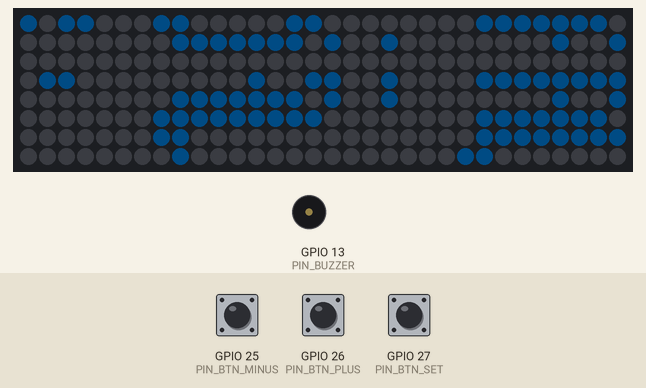
This sketch was run on a simulated ESP32. On the bench: 32×8 RGB LED matrix (first LED top left, wired row by row), buzzer (waves = sounding). Wiring (inferred from the names in the program): 24Cxx EEPROM at I2C address 0x57. The inputs (shaded band) are chosen by the test bench; at power-on: GPIO 25 (PIN_BTN_MINUS) HIGH, GPIO 26 (PIN_BTN_PLUS) HIGH, GPIO 27 (PIN_BTN_SET) HIGH. Dim RGB values are drawn brighter than linear; the local clock reads 2024-03-15 10:24:30 at power-on unless the sketch sets it; EEPROM starts erased; what the sketch prints to the serial monitor is not drawn.

Above: at 1.29 s.
1.3 s: GPIO 25 (PIN_BTN_MINUS) pulled LOW for 0.15 s
At 1.7 s:
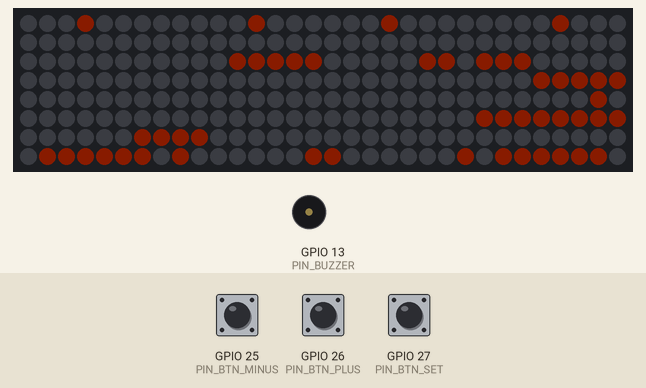
4.4 s: GPIO 26 (PIN_BTN_PLUS) pulled LOW for 0.15 s
At 4.69 s:
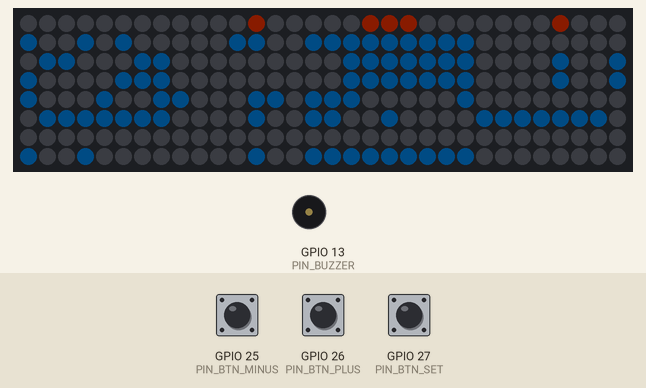
5.1 s: GPIO 27 (PIN_BTN_SET) pulled LOW for 0.15 s
At 6.3 s:
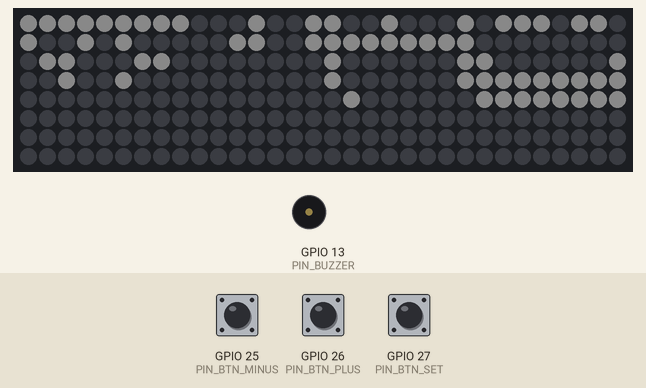
6.7 s: GPIO 25 (PIN_BTN_MINUS) pulled LOW for 1 s
At 8.0 s:
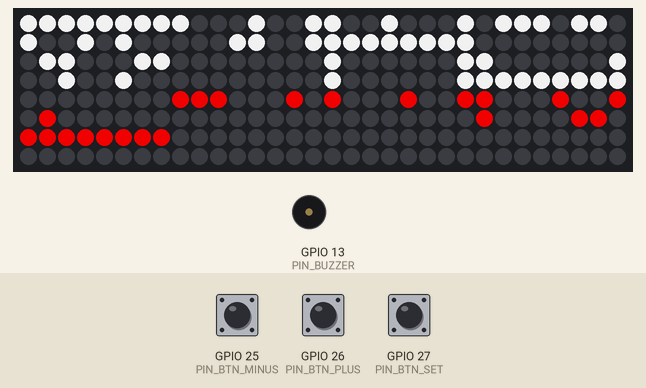
9.2 s: GPIO 27 (PIN_BTN_SET) pulled LOW for 1 s
At 9.7 s:
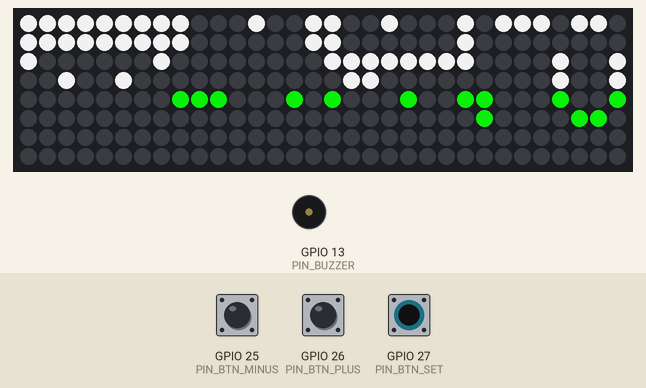
11.7 s: GPIO 26 (PIN_BTN_PLUS) pulled LOW for 1 s
At 13.1 s:
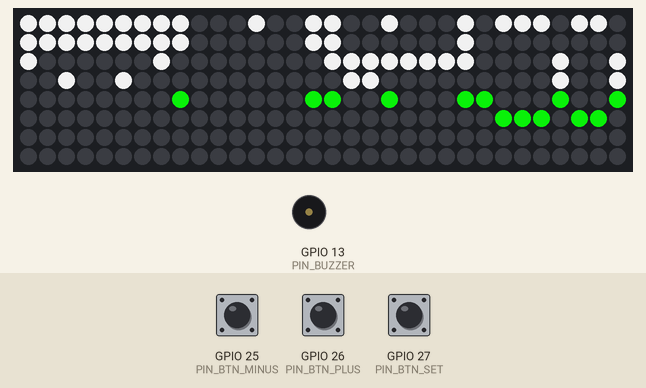
Timing chart, 0 to 14.7 s (numbered marks = the images above; inputs shaded):
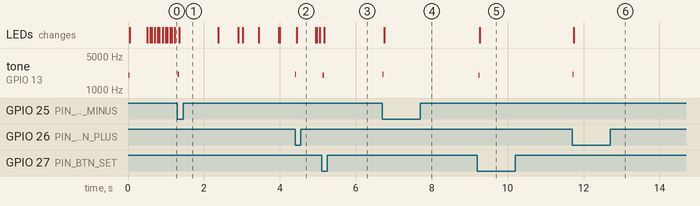

The sketch:

o-clock-git.ino
```cpp
#include <Adafruit_NeoPixel.h>
#include <DS3231.h>
#include <Wire.h>
#include "glyphs.h"

//******* Messages **********//
const char MSG_SPLASH[]  = "RAZA PALLEIRA  ";
const int DISPLAY_SPLASH_DURING_MS = 4000;
const char MSG_VERSION[] = "V 1.0";

//*******Objects of libraries**********//
DS3231 rtc;

//************ Pin map (per board) ************//
#if defined(ESP32)
  // ESP32-WROOM-32 (38-pin DevKit). Avoid flash pins 6-11 and input-only 34-39.
  const byte PIN_MATRIX    = 19; // DIN: add 330Ω series (signal) and/or a 3.3V->5V level shifter if 1st pixel flickers
  const byte PIN_BTN_SET   = 27;
  const byte PIN_BTN_PLUS  = 26;
  const byte PIN_BTN_MINUS = 25;
  const byte PIN_BUZZER    = 13;
  const byte PIN_SDA       = 23;
  const byte PIN_SCL       = 22;
  const byte PIN_BTN_GND   = 33; // driven LOW as a ground rail for the buttons
#else
  // Arduino Uno. DS3231 I2C is fixed to A4 (SDA) / A5 (SCL), so no PIN_SDA/PIN_SCL.
  const byte PIN_MATRIX    = 6;
  const byte PIN_BTN_SET   = 4;
  const byte PIN_BTN_PLUS  = 2;
  const byte PIN_BTN_MINUS = 3;
  const byte PIN_BUZZER    = 12;
#endif

Adafruit_NeoPixel display = Adafruit_NeoPixel(256, PIN_MATRIX, NEO_GRB + NEO_KHZ800);

//**********C0NSTANTS***************//

const uint32_t Color_white = display.Color(255, 255, 255);
const uint32_t Color_orange = display.Color(255, 60, 0);
const uint32_t Color_red = display.Color(255, 0, 0);
const uint32_t Color_green = display.Color(10, 255, 10);
const uint32_t Color_blue = display.Color(0, 108, 168);

//*********VARIABLES******************//
byte hh, mm, ss;
byte brightness = 10;
const int MAX_BRIGHTNESS = 210;
bool is24hours = false;

// Mode menu
byte mode = 0;
const byte MODE_BRIGHTNESS = 1;
const byte MODE_CLOCK = 0;
const byte MODE_BIP = 2;
const byte MODE_INT = 3;
const byte MODE_EDIT = 4;
const byte MODE_LAST = 4;
byte submode_editing = 0;
const byte EDIT_MODE_HH = 1;
const byte EDIT_MODE_MM = 2;
const byte EDIT_MODE_SS = 3;
// END Mode menu

byte secondsToBip = 60; // period of buzzer in seconds (15/30/60/120)
byte selectbuzz = 2; // 0=NO 1=short-high 2=low(default) 3=high
byte countDownToBip = secondsToBip - 1; // seconds remaining to start
bool bipToneOn = false;                 // true while the buzzer is sounding (see bip.ino)

byte lastSs = 255;  // last seconds seen by the bip countdown

char messageBuf[32];
const char* messageText = "";    // brief text shown instead of the clock
uint32_t messageColor = Color_blue;
bool messageScroll = false;      // scroll the message instead of showing it static
unsigned long messageStart = 0;  // when the message began (drives the scroll)
unsigned long messageUntil = 0;  // ...until this millis() time

/*******define matrix dimensions *****/
#define WIDTH 32
#define HEIGHT 8

//**********SETUP PROGRAM***************//
void setup() {
  Serial.begin(9600);  // only needed for development
  Serial.println("hello -> setup");
  // Buttons: INPUT_PULLUP works on both AVR and ESP32 (the old INPUT + HIGH
  // trick does not enable the pull-up on ESP32).
  pinMode(PIN_BTN_SET, INPUT_PULLUP);
  pinMode(PIN_BTN_PLUS, INPUT_PULLUP);
  pinMode(PIN_BTN_MINUS, INPUT_PULLUP);
#if defined(ESP32)
  pinMode(PIN_BTN_GND, OUTPUT);
  digitalWrite(PIN_BTN_GND, LOW);
#endif
  pinMode(PIN_BUZZER, OUTPUT);
  digitalWrite(PIN_BUZZER, LOW);

  // Start the I2C interface
#if defined(ESP32)
  Wire.begin(PIN_SDA, PIN_SCL);   // ESP32 can route I2C to any GPIO
#else
  Wire.begin();                   // AVR: I2C fixed to A4 (SDA) / A5 (SCL)
#endif

  display.begin();
  display.show();
  display.setBrightness(brightness);

  Wire.beginTransmission(0x68);
  bool rtcOk = (Wire.endTransmission() == 0);
  Serial.print("RTC @0x68: ");
  Serial.println(rtcOk ? "FOUND" : "NOT FOUND - check SDA/SCL/3V3/GND wiring");

  if (!rtcOk) {
    drawMessage("NO RTC", Color_red);
    errorBips();
    while (true) delay(1000);  // halt here: keep NO RTC on screen, never start the clock
  }

  rtc.setClockMode(false);

  loadSettings();
  updateClock();
  alignCountdown(ss);

  messageText = MSG_SPLASH;
  messageColor = Color_blue;
  messageScroll = true;
  messageStart = millis();
  messageUntil = messageStart + DISPLAY_SPLASH_DURING_MS;
  bootBip();
}

bool colonOn = true;
unsigned long lastColonToggle = 0;
const unsigned long COLON_BLINK_MS = 500;
const int LOOP_DELAY_MS = 30;

//**********LOOP PROGRAM***************//
void loop() {
  handleModeButton();
  handleSelectPlusButton();
  handleSelectMinusButton();

  updateClock();
  silenceFinishedBeep();
  persistSettings();
  //debugSerial();  // bring-up: RTC time + button states over USB (remove later)

  switch (mode) {
    case MODE_BRIGHTNESS:
      modeBrightness();
      break;

    case MODE_CLOCK:
      modeClock();
      break;

    case MODE_BIP:
      modeBip();
      break;

    case MODE_INT:
      modeInt();
      break;

    case MODE_EDIT:
      if (submode_editing == 0) {
        modeEdit();
      } else {
        modeClock();
      }
      break;
  }

  delay(LOOP_DELAY_MS);
}

void modeClock() {
  if (!bipToneOn) {
    if ((long)(millis() - messageUntil) < 0) {
      if (messageScroll) {
        drawScrollingMessage(messageText, messageColor, messageStart);
      } else {
        drawMessage(messageText, messageColor);
      }
    } else {
      if (millis() - lastColonToggle >= COLON_BLINK_MS) {
        colonOn = !colonOn;
        lastColonToggle = millis();
      }
      drawClock(hh, mm, ss);
    }
  }
  bip();
}
int prevBip = 0;
void modeBrightness() {
  display.clear();

  int x = DisplayText("BRI:", 0, 0, Color_white);
  int level = brightness / 10;
  uint32_t levelColor = Color_orange;
  if (brightness == MAX_BRIGHTNESS) levelColor = Color_red;
  else if (brightness <= 50) levelColor = Color_white;
  if (level >= 10) {
    x += Digit2Display(level / 10, x, 0, levelColor);
    x += 1;
  }
  x += Digit2Display(level % 10, x, 0, levelColor);

  display.show();
}
void modeBip() {
  display.clear();

  int x = DisplayText("BIP:", 0, 0, Color_white);
  if (selectbuzz == 0) {
    x += DisplayText("NO", x, 0, Color_red);
  } else {
    x += Digit2Display(selectbuzz, x, 0, Color_green);
  }

  display.show();
}
void modeInt() {
  display.clear();

  int x = DisplayText("INT:", 0, 0, Color_white);
  int v = secondsToBip;
  if (v >= 100) { x += Digit2Display(v / 100, x, 0, Color_orange); x += 1; }
  if (v >= 10)  { x += Digit2Display((v / 10) % 10, x, 0, Color_orange); x += 1; }
  x += Digit2Display(v % 10, x, 0, Color_orange);

  display.show();
}
void modeEdit() {
  display.clear();

  int x = DisplayText("EDIT", 0, 0, Color_orange);
  display.show();
}

/*
void debugSerial() {
  static byte lastSs = 255;
  static int lastBtns = -1;
  int b0 = digitalRead(PIN_BTN_SET), b1 = digitalRead(PIN_BTN_PLUS), b2 = digitalRead(PIN_BTN_MINUS);
  int btns = (b0 << 2) | (b1 << 1) | b2;
  // Print on each second tick OR whenever a button changes (catches every press).
  if (ss == lastSs && btns == lastBtns) return;
  lastSs = ss;
  lastBtns = btns;

  Serial.print("t=");
  if (hh < 10) Serial.print('0');
  Serial.print(hh);
  Serial.print(':');
  if (mm < 10) Serial.print('0');
  Serial.print(mm);
  Serial.print(':');
  if (ss < 10) Serial.print('0');
  Serial.print(ss);

  Serial.print("  btn set/+/- = ");
  Serial.print(b0);
  Serial.print('/');
  Serial.print(b1);
  Serial.print('/');
  Serial.println(b2);
}
*/
```

bip.ino
```cpp
unsigned long bipToneUntil = 0;  // millis() time at which to silence the buzzer
const unsigned long SHORT_BEEP_MS = 30;
const unsigned long SHORT_START_BEEP_MS = 200;
const unsigned long NORMAL_BEEP_MS = 200;
const unsigned long LONG_BEEP_MS = 600;
const int CHANGE_BEEP_HZ = 2100;
const int SHORT_BEEP_HZ = 2000;  // ~2 kHz = piezo resonance, where it is loudest
const int LOW_BEEP_HZ = 400;
const int HIGH_BEEP_HZ = 800;
const int START_PITCH_BUMP_HZ = 125;
const unsigned long ERROR_BEEP_ON_MS = 80;
const unsigned long ERROR_BEEP_OFF_MS = 120;

void errorBips() {
  for (int i = 0; i < 3; i++) {
    tone(PIN_BUZZER, SHORT_BEEP_HZ);
    delay(ERROR_BEEP_ON_MS);
    noTone(PIN_BUZZER);
    delay(ERROR_BEEP_OFF_MS);
  }
}

void bootBip(int freq) {
  tone(PIN_BUZZER, freq);
  delay(SHORT_BEEP_MS);
  noTone(PIN_BUZZER);
}

void bootBip() {
  bootBip(SHORT_BEEP_HZ);
}

void silenceFinishedBeep() {
  if (bipToneOn && (long)(millis() - bipToneUntil) >= 0) {  // signed compare tolerates millis() wraparound
    noTone(PIN_BUZZER);
    bipToneOn = false;
  }
}

void bip() {
  silenceFinishedBeep();

  // Only react when the countdown second changes.
  if (prevBip == countDownToBip) {
    return;
  }
  prevBip = countDownToBip;

  if (selectbuzz == 0) {
    return;
  }

  int baseFreq;
  bool shortBeeps;
  if (selectbuzz == 1) {
    baseFreq = SHORT_BEEP_HZ;     // identical to the boot beep
    shortBeeps = true;
  } else if (selectbuzz == 2) {   // default
    baseFreq = LOW_BEEP_HZ;
    shortBeeps = false;
  } else {                        // selectbuzz == 3
    baseFreq = HIGH_BEEP_HZ;
    shortBeeps = false;
  }

  int freq = 0;
  unsigned long duration = shortBeeps ? SHORT_BEEP_MS : NORMAL_BEEP_MS;

  if (countDownToBip == 0) {
    freq = baseFreq;
    if (shortBeeps) {
      duration = SHORT_START_BEEP_MS;
    } else {
      freq += START_PITCH_BUMP_HZ;
      duration = LONG_BEEP_MS;
    }
  } else if (countDownToBip == 1 || countDownToBip == 10 || (countDownToBip >= 2 && countDownToBip <= 5)) {
    freq = baseFreq;
  }

  if (freq > 0) {
    tone(PIN_BUZZER, freq);
    bipToneOn = true;
    bipToneUntil = millis() + duration;
  }
}
```

buttons.ino
```cpp
const unsigned long DEBOUNCE_MS = 40;

const byte BIP_INTERVALS[] = {15, 30, 60, 120};
const byte BIP_INTERVAL_COUNT = 4;

byte cycleValue(const byte* table, byte count, byte current, int dir) {
  int idx = 0;
  for (byte i = 0; i < count; i++) {
    if (table[i] == current) { idx = i; break; }
  }
  idx = (idx + dir + count) % count;
  return table[idx];
}

byte cycleInterval(byte current, int dir) {
  return cycleValue(BIP_INTERVALS, BIP_INTERVAL_COUNT, current, dir);
}

byte cycleBrightness(byte current, int dir) {
  static const byte levels[] = {10, 30, 50, 80, 130, 210};
  return cycleValue(levels, sizeof(levels), current, dir);
}

void showVersionMessage(const char* sign) {
  strcpy(messageBuf, sign);
  strcat(messageBuf, MSG_VERSION);
  messageText = messageBuf;
  messageColor = Color_orange;
  messageScroll = false;
  messageStart = millis();
  messageUntil = messageStart + 1000;
}

bool debouncedButtonPress(byte pin, int &lastState, unsigned long &lastPressAt) {
  int state = digitalRead(pin);
  bool edge = (state == LOW && lastState == HIGH);
  lastState = state;
  if (edge && (millis() - lastPressAt) > DEBOUNCE_MS) {
    lastPressAt = millis();
    return true;
  }
  return false;
}

void handleSelectPlusButton() {
  static int lastState = HIGH;
  static unsigned long lastPressAt = 0;
  if (!debouncedButtonPress(PIN_BTN_PLUS, lastState, lastPressAt)) return;

    bootBip(CHANGE_BEEP_HZ);
    if (mode == MODE_BIP) {
      selectbuzz++;
      if (selectbuzz > 3) selectbuzz = 0;
    } else if (mode == MODE_BRIGHTNESS) {
      brightness = cycleBrightness(brightness, +1);
      display.setBrightness(brightness);
    } else if (mode == MODE_EDIT) {
      if (submode_editing == 0) {
        submode_editing = EDIT_MODE_HH;
      } else if (submode_editing == EDIT_MODE_HH) {
        editHour(+1);
      } else if (submode_editing == EDIT_MODE_MM) {
        editMinute(+1);
      } else if (submode_editing == EDIT_MODE_SS) {
        editSecond(+1);
      }
    } else if (mode == MODE_INT) {
      secondsToBip = cycleInterval(secondsToBip, +1);
      alignCountdown(ss);
    } else if (mode == MODE_CLOCK) {
      strcpy(messageBuf, "+");
      strcat(messageBuf, MSG_SPLASH);   // leading + is drawn orange by the scroller
      messageText = messageBuf;
      messageColor = Color_blue;
      messageScroll = true;
      messageStart = millis();
      messageUntil = messageStart + DISPLAY_SPLASH_DURING_MS;
    }
}

void handleSelectMinusButton() {
  static int lastState = HIGH;
  static unsigned long lastPressAt = 0;
  if (!debouncedButtonPress(PIN_BTN_MINUS, lastState, lastPressAt)) return;

    bootBip(CHANGE_BEEP_HZ);
    if (mode == MODE_BIP) {
      if (selectbuzz == 0) selectbuzz = 3;
      else selectbuzz--;
    } else if (mode == MODE_BRIGHTNESS) {
      brightness = cycleBrightness(brightness, -1);
      display.setBrightness(brightness);
    } else if (mode == MODE_EDIT) {
      if (submode_editing == 0) {
        submode_editing = EDIT_MODE_HH;
      } else if (submode_editing == EDIT_MODE_HH) {
        editHour(-1);
      } else if (submode_editing == EDIT_MODE_MM) {
        editMinute(-1);
      } else if (submode_editing == EDIT_MODE_SS) {
        editSecond(-1);
      }
    } else if (mode == MODE_INT) {
      secondsToBip = cycleInterval(secondsToBip, -1);
      alignCountdown(ss);
    } else if (mode == MODE_CLOCK) {
      showVersionMessage("- ");
    }
}

void handleModeButton() {
    static int lastState = HIGH;
    static unsigned long lastPressAt = 0;
    if (!debouncedButtonPress(PIN_BTN_SET, lastState, lastPressAt)) return;

    bootBip();
    if (mode == MODE_EDIT && submode_editing > 0) {
      submode_editing++;
      if (submode_editing > EDIT_MODE_SS) {
        submode_editing = 0;
        mode = MODE_CLOCK;
      }
    } else {
      mode++;
    }
    if (mode > MODE_LAST) mode = 0;
}
```

clock.ino
```cpp
void updateClock() {

  // Always read the live time from the DS3231 RTC, even while editing, so the
  // clock keeps running on the display. Edits are written straight to the RTC.
  bool h12, pm;  // required by getHour(), unused (24h mode)
  hh = rtc.getHour(h12, pm);
  mm = rtc.getMinute();
  ss = rtc.getSecond();

  if (ss != lastSs) {
    lastSs = ss;

    if (countDownToBip == 0) {
      countDownToBip = secondsToBip - 1;
    } else {
      countDownToBip--;
    }
  }
}

// Align the next long (start) beep to second 0 of the minute.
void alignCountdown(byte second) {
  countDownToBip = 60 - second;
}

// EDIT mode nudges the RTC directly (delta = +1 or -1), so the clock keeps
// running on the display while you set it.
void editHour(int delta) {
  bool h12, pm;
  int v = (int)rtc.getHour(h12, pm) + delta;
  if (v > 23) v = 0;
  if (v < 0) v = 23;
  rtc.setHour(v);  // 0..23 (24h mode set in setup)
}

void editMinute(int delta) {
  int v = (int)rtc.getMinute() + delta;
  if (v > 59) v = 0;
  if (v < 0) v = 59;
  rtc.setMinute(v);
}

void editSecond(int delta) {
  int v = (int)rtc.getSecond() + delta;
  if (v > 59) v = 0;
  if (v < 0) v = 59;
  rtc.setSecond(v);
  alignCountdown(v);
  lastSs = v;
}
```

settings.ino
```cpp
// Save/restore menu settings across power loss, using the AT24C32 EEPROM
// (I2C 0x57) on the DS3231 module. Writes are debounced to spare the EEPROM.
// Plain I2C, so it works on Uno, Nano and ESP32.

const byte EEPROM_ADDR   = 0x57;
const int  SETTINGS_BASE = 0;
const byte SETTINGS_MAGIC = 0xA5;  // a fresh EEPROM reads 0xFF, so this marks a valid record
const unsigned long SETTINGS_SAVE_DELAY = 2000;  // ms of no change before a write

// Byte layout (keep < 32 bytes to fit one page):
// [0]=magic [1]=selectbuzz [2]=brightness [3]=secondsToBip [4]=is24hours
const byte SETTINGS_LEN = 5;

static byte lastSavedBuf[SETTINGS_LEN];  // mirror of what is in the EEPROM
static byte pendingBuf[SETTINGS_LEN];    // debounce reference
static bool settingsDirty = false;
static unsigned long settingsSaveAt = 0;

static void snapshotSettings(byte* buf) {
  buf[0] = SETTINGS_MAGIC;
  buf[1] = selectbuzz;
  buf[2] = brightness;
  buf[3] = secondsToBip;
  buf[4] = is24hours ? 1 : 0;
}

static void applySettings(const byte* buf) {
  selectbuzz   = buf[1];
  brightness   = buf[2];
  secondsToBip = buf[3];
  is24hours    = buf[4];
}

static void eepromWriteBytes(int memAddr, const byte* data, byte len) {
  Wire.beginTransmission(EEPROM_ADDR);
  Wire.write((byte)(memAddr >> 8));
  Wire.write((byte)(memAddr & 0xFF));
  for (byte i = 0; i < len; i++) Wire.write(data[i]);
  Wire.endTransmission();
  delay(6);  // AT24C32 write cycle (<= 10 ms)
}

static void eepromReadBytes(int memAddr, byte* data, byte len) {
  Wire.beginTransmission(EEPROM_ADDR);
  Wire.write((byte)(memAddr >> 8));
  Wire.write((byte)(memAddr & 0xFF));
  Wire.endTransmission();
  Wire.requestFrom((uint8_t)EEPROM_ADDR, (uint8_t)len);
  for (byte i = 0; i < len && Wire.available(); i++) data[i] = Wire.read();
}

void loadSettings() {
  byte buf[SETTINGS_LEN];
  eepromReadBytes(SETTINGS_BASE, buf, SETTINGS_LEN);

  if (buf[0] == SETTINGS_MAGIC) {
    applySettings(buf);
  } else {
    snapshotSettings(buf);   // first run: seed the EEPROM with current defaults
    eepromWriteBytes(SETTINGS_BASE, buf, SETTINGS_LEN);
  }

  memcpy(lastSavedBuf, buf, SETTINGS_LEN);
  memcpy(pendingBuf, buf, SETTINGS_LEN);
  display.setBrightness(brightness);
}

// Call every loop; writes only after the settings have stopped changing.
void persistSettings() {
  byte cur[SETTINGS_LEN];
  snapshotSettings(cur);

  if (memcmp(cur, pendingBuf, SETTINGS_LEN) != 0) {
    memcpy(pendingBuf, cur, SETTINGS_LEN);   // still changing -> restart the timer
    settingsSaveAt = millis() + SETTINGS_SAVE_DELAY;
    settingsDirty = true;
    return;
  }

  if (settingsDirty && (long)(millis() - settingsSaveAt) >= 0) {
    settingsDirty = false;
    if (memcmp(cur, lastSavedBuf, SETTINGS_LEN) != 0) {
      eepromWriteBytes(SETTINGS_BASE, cur, SETTINGS_LEN);
      memcpy(lastSavedBuf, cur, SETTINGS_LEN);
    }
  }
}
```

Source omitted: display.ino (4957 bytes), glyphs.h (data table, 4926 bytes)

Measured:
- after the input at 1.3 s, tone on GPIO 13 (PIN_BUZZER): silent → 2100 Hz at once, → silent 0.03 s later; the LEDs: change after 0.05 s (image 1)
- after the input at 4.4 s, tone on GPIO 13 (PIN_BUZZER): silent → 2100 Hz at once, → silent 0.03 s later; the LEDs: change at once (image 2)
- after the input at 5.1 s, tone on GPIO 13 (PIN_BUZZER): silent → 2000 Hz at once, → silent 0.03 s later; the LEDs: change after 0.07 s (image 3)
- after the input at 6.7 s, tone on GPIO 13 (PIN_BUZZER): silent → 2100 Hz at once, → silent 0.03 s later; the LEDs: change at once (image 4)
- after the input at 9.2 s, tone on GPIO 13 (PIN_BUZZER): silent → 2000 Hz at once, → silent 0.03 s later; the LEDs: change after 0.07 s (image 5)
- after the input at 11.7 s, tone on GPIO 13 (PIN_BUZZER): silent → 2100 Hz at once, → silent 0.03 s later; the LEDs: change at once (image 6)
